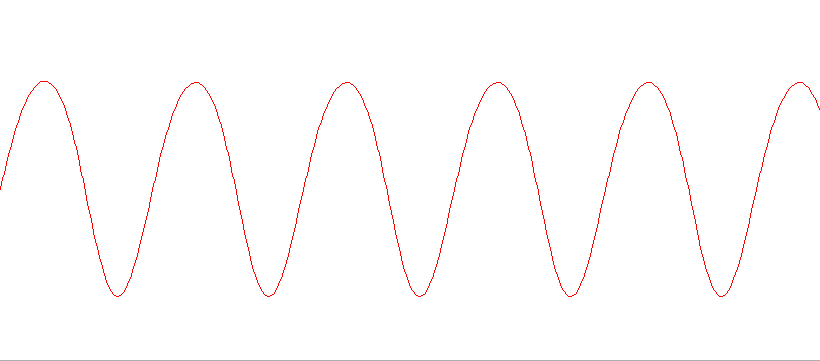
#> input picture images/target_a.png, 820 x 361 px
$ python main.py
#> lines starting #> are read from the running program, lines starting #| are printed output that depends on the picture; after the words box and inside, x2 and y2 are one past the last pixel; in counts of white or black regions, pixels touching at a corner belong together; long printed decimals are rounded
### img2vect.py
import cv2 as cv
import numpy as np

def load_binary_image(path: str):
    img = cv.imread(path)

    # HSV로 변경
    hsv = cv.cvtColor(img, cv.COLOR_BGR2HSV)

    # 명도(S)와 채도(V)가 20이상인 경우 색상(H) 값 평균 찾기
    msk = cv.inRange(hsv, (0, 20, 20), (179, 255, 255))

    h_val = hsv[:, :, 0]
    s_val = hsv[:, :, 1]
    v_val = hsv[:, :, 2]

    avg_h = np.mean(h_val[msk > 0])
    avg_s = np.mean(s_val[msk > 0])
    avg_v = np.mean(v_val[msk > 0])

    # 이미지 색 필터
    lw = (avg_h - 20, avg_s - avg_s // 20, avg_v - avg_s // 20) # 범위 값 설정
    up = (avg_h + 20, 255, 255)                                 # 범위 값 설정
    mask = cv.inRange(hsv, lw, up)
    img2 = cv.bitwise_and(img, img, mask=mask)

    # 이진화
    gr = cv.cvtColor(img2, cv.COLOR_RGB2GRAY)
    _, bi = cv.threshold(gr, 0, 100, cv.THRESH_BINARY)

    return bi

def get_graph_roi(img, connectivity=8):
    # stats: 추출된 객체의 위치(x, y), 가로세로 길이(w, h), 면적(area)
    cnt, _, stats, _ = cv.connectedComponentsWithStats(img, connectivity)

    # 가장 큰 면적을 가지는 객체 추출
    max_area = 0
    max_object = None

    for i in range(1, cnt): # 0번째는 원본 이미지
        x, y, w, h, area = stats[i]

        if area > max_area:
            max_object = stats[i]
            max_area = area

    return max_object

def image_to_vector(img):
    ret = []

    for i in range(img.shape[0]):
        # 픽셀이 보이는 위치(y)들을 구한 후, 해당 위치를 평균내어 리스트에 하나씩 추가
        ret.append(np.average(np.argwhere(img[:, i] > 0).reshape(-1)))

    return ret

# [18 lines left out: function calc_error, not called in this run]

### main.py
import img2vect
import cv2 as cv
import numpy as np

target = img2vect.load_binary_image('./images/target_a.png')
#> in load_binary_image, img is the input picture: shape (361, 820, 3); mean B, G, R 252.8, 252.8, 254.8
#> in load_binary_image, `hsv = cv.cvtColor(img, cv.COLOR_BGR2HSV)`: hsv: shape (361, 820, 3); mean H, S, V 0, 2, 254.8
#> in load_binary_image, `msk = cv.inRange(hsv, (0, 20, 20), (179, 255, 255))`: msk: shape (361, 820); 0.79% white in thin lines or dots, all inside (x1, y1, x2, y2) = (0, 81, 820, 297)
#> in load_binary_image, `h_val = hsv[:, :, 0]`: h_val: shape (361, 820); every value is 0
#> in load_binary_image, `v_val = hsv[:, :, 2]`: v_val: shape (361, 820); values 175 (black) and 255 (white), 99.7% white; black in thin lines or dots, all inside (x1, y1, x2, y2) = (0, 360, 820, 361)
#> in load_binary_image, `avg_h = np.mean(h_val[msk > 0])`: avg_h = 0
#> in load_binary_image, `avg_s = np.mean(s_val[msk > 0])`: avg_s = 255
#> in load_binary_image, `lw = (avg_h - 20, avg_s - avg_s // 20, avg_v - avg_s // 20)`: lw = (-20, 243, 243)
#> in load_binary_image, `up = (avg_h + 20, 255, 255)`: up = (20, 255, 255)
#> in load_binary_image, `img2 = cv.bitwise_and(img, img, mask=mask)`:
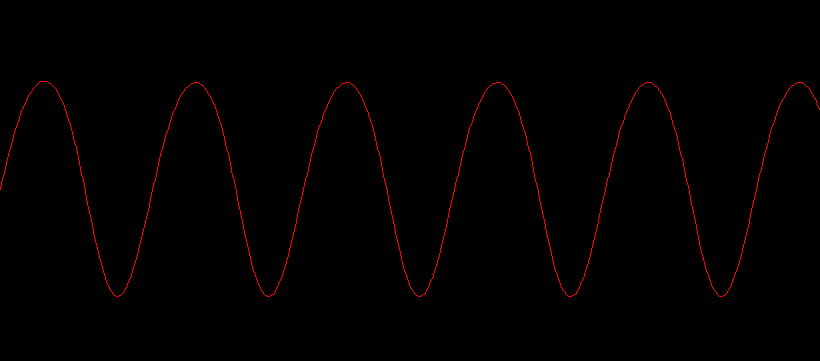
#> img2: shape (361, 820, 3); mean B, G, R 0, 0, 2
x, y, w, h, _ = img2vect.get_graph_roi(target, connectivity=8)
#> in get_graph_roi, `cnt, _, stats, _ = cv.connectedComponentsWithStats(img, connectivity)`: cnt = 2; stats = [[0, 0, 820, 361, 293672], [0, 81, 820, 216, 2348]]
#> the loop in get_graph_roi, `for i in range(1, cnt):` made 1 pass
#> (x, y, w, h, area, max_area) on pass 1: (0, 81, 820, 216, 2348, 2348)
#> after the loop in get_graph_roi, `for i in range(1, cnt):`: max_area = 2348
#> x = 0; y = 81; w = 820; h = 216
target_crop = target[y : y + h, x : x + w]
#> target_crop: shape (216, 820); values 0 (black) and 100 (white), 1.3% white in thin lines or dots
target_w = target_crop.shape[0]
#> target_w = 216
target_h = target_crop.shape[1]
#> target_h = 820

sample = img2vect.load_binary_image('./images/sample_a_01.jpeg')
#> call 2 of load_binary_image, with path = './images/sample_a_01.jpeg'
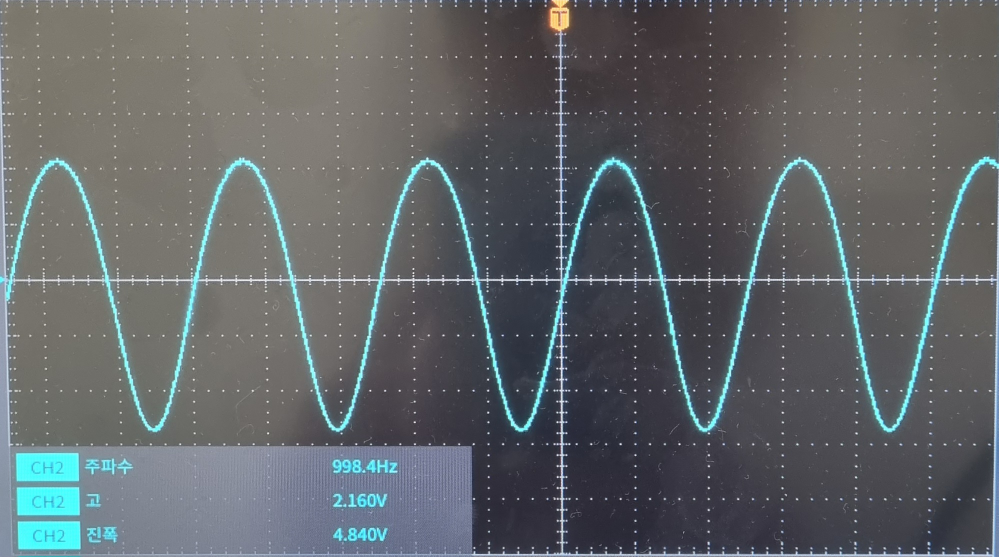
#> input picture images/sample_a_01.jpeg, 1997 x 1113 px (shown at 1/2 size)
#> in load_binary_image, img is the input picture: shape (1113, 1997, 3); mean B, G, R 103.7, 101, 96.6
#> in load_binary_image (call 2), `hsv = cv.cvtColor(img, cv.COLOR_BGR2HSV)`: hsv: shape (1113, 1997, 3); mean H, S, V 79.1, 33.9, 108
#> in load_binary_image (call 2), `msk = cv.inRange(hsv, (0, 20, 20), (179, 255, 255))`:
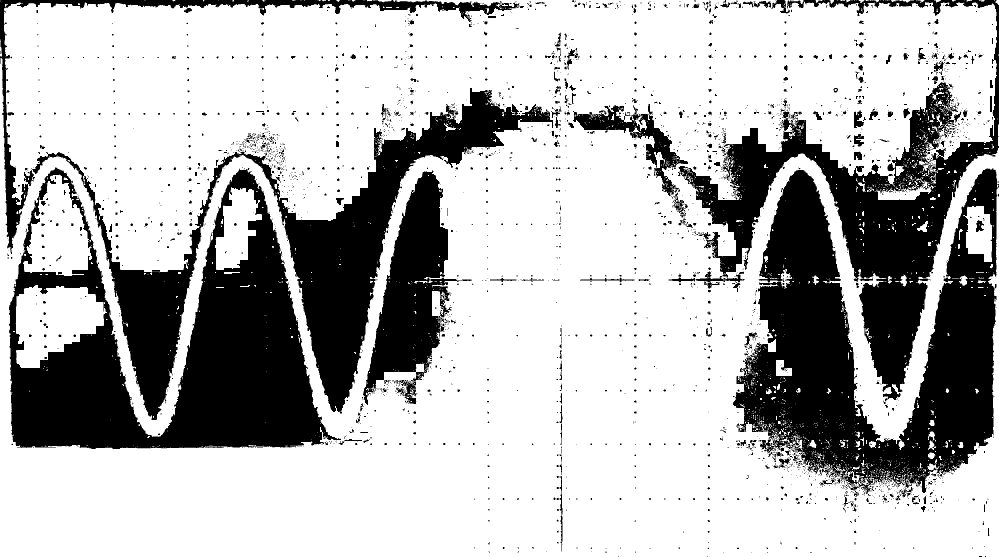
#> msk: shape (1113, 1997) (shown at 1/2 size); 71.3% white; 2722 black regions (2357 under 20 px), largest, box (x1, y1, x2, y2) and area: (1466, 337, 1994, 988) 160334, (18, 335, 682, 898) 157989, (63, 176, 1106, 840) 114480
#> in load_binary_image (call 2), `s_val = hsv[:, :, 1]`:
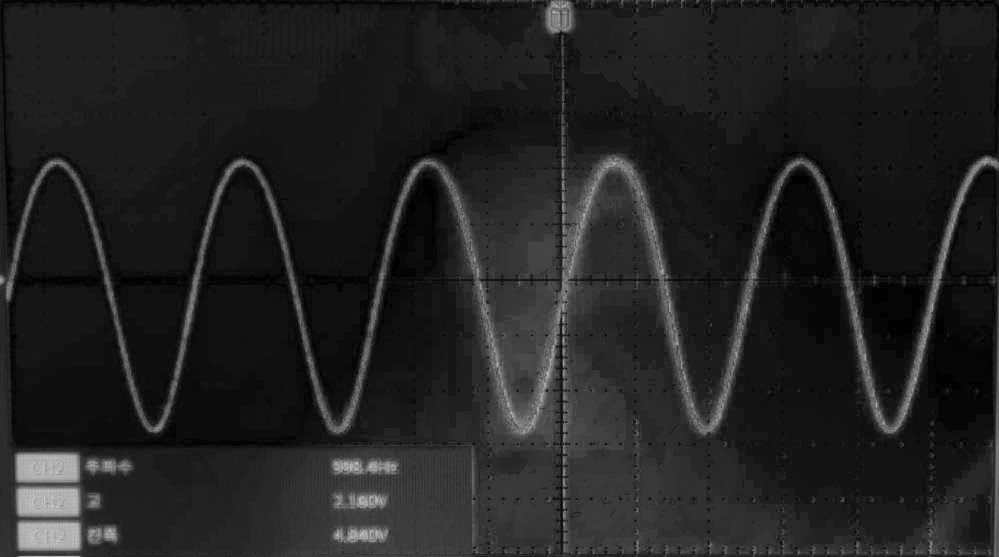
#> s_val: shape (1113, 1997) (shown at 1/2 size); min 0, max 212, mean 33.9
#> in load_binary_image (call 2), `v_val = hsv[:, :, 2]`:
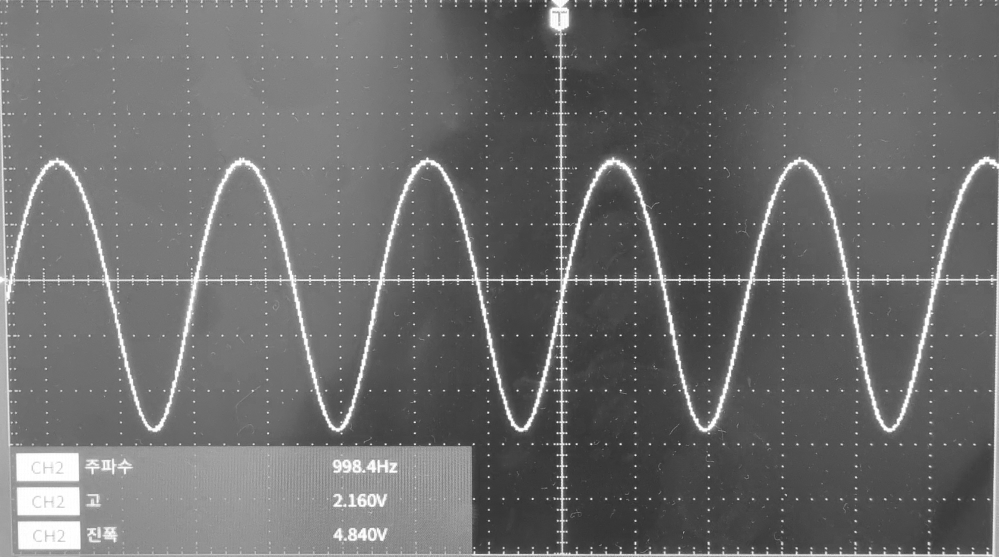
#> v_val: shape (1113, 1997) (shown at 1/2 size); min 40, max 255, mean 108
#> in load_binary_image (call 2), `avg_h = np.mean(h_val[msk > 0])`: avg_h = 83.88
#> in load_binary_image (call 2), `avg_s = np.mean(s_val[msk > 0])`: avg_s = 41.94
#> in load_binary_image (call 2), `avg_v = np.mean(v_val[msk > 0])`: avg_v = 109.4
#> in load_binary_image (call 2), `lw = (avg_h - 20, avg_s - avg_s // 20, avg_v - avg_s // 20)`: lw = (63.88, 39.94, 107.4)
#> in load_binary_image (call 2), `up = (avg_h + 20, 255, 255)`: up = (103.9, 255, 255)
#> in load_binary_image (call 2), `mask = cv.inRange(hsv, lw, up)`: mask: shape (1113, 1997); 6.3% white; 289 white regions (268 under 20 px), largest, box (x1, y1, x2, y2) and area: (0, 311, 1997, 868) 90285, (19, 897, 270, 1113) 38106, (661, 915, 797, 952) 3801
#> in load_binary_image (call 2), `gr = cv.cvtColor(img2, cv.COLOR_RGB2GRAY)`:
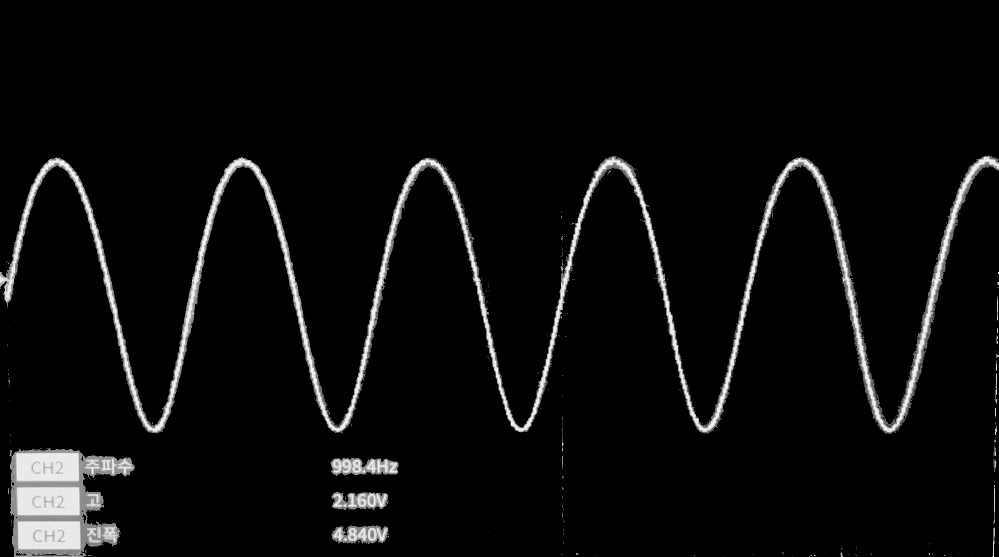
#> gr: shape (1113, 1997) (shown at 1/2 size); min 0, max 250, mean 11.5
x, y, w, h, _ = img2vect.get_graph_roi(sample, connectivity=8)
#> in get_graph_roi (call 2), `cnt, _, stats, _ = cv.connectedComponentsWithStats(img, connectivity)`: cnt = 290; stats = 290 rows, first 6: [0, 0, 1997, 1113, 2082323], [1635, 0, 1, 1, 1], [0, 311, 1997, 557, 90285], [880, 323, 2, 2, 2], [1254, 323, 1, 1, 1], [887, 330, 1, 1, 1]
#> the loop in get_graph_roi (call 2), `for i in range(1, cnt):` made 289 passes
#> (x, y, w, h, area, max_area) on pass 2: (0, 311, 1997, 557, 90285, 90285)
#> (x, y, w, h, area) on pass 7: (1214, 341, 8, 9, 24)
#> y = 311; w = 1997; h = 557
sample_crop = sample[y : y + h, x : x + w]
#> sample_crop: shape (557, 1997); values 0 (black) and 100 (white), 8.2% white; 210 white regions (201 under 20 px), largest, box (x1, y1, x2, y2) and area: (0, 0, 1997, 557) 90285, (1991, 435, 1995, 497) 124, (1994, 282, 1996, 330) 83
sample_crop = cv.resize(sample_crop, (target_h, target_w))
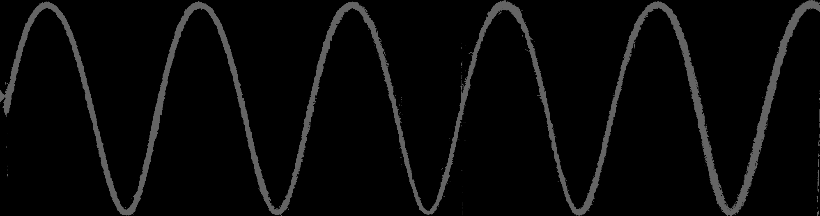
#> sample_crop: shape (216, 820); min 0, max 100, mean 8.2
# k = cv.getStructuringElement(cv.MORPH_RECT, (3, 3))
# sample_crop = cv.erode(sample_crop, k)

def calc_error(arr1: list, arr2: list, method: str = 'mse'):
    vec1 = np.array(arr1)
    vec2 = np.array(arr2)

    if vec1.shape != vec2.shape:
        raise ValueError("두 배열의 차원이 같아야 합니다.")

    ret = None
    if method == 'mse':
        ret = np.mean((vec1 - vec2) ** 2)
    elif method == 'mae':
        ret = np.mean(np.abs(vec1 - vec2))
    elif method == 'rmse':
        ret = np.sqrt(np.mean(vec1 - vec2) ** 2)
    else:
        raise ValueError("지원되지 않는 방법입니다.")

    return ret

print(target_crop)
#> (printed output is left out)
vec1 = img2vect.image_to_vector(target_crop)
#> after the loop in image_to_vector, `for i in range(img.shape[0]):`: ret = 216 values, max 215 at index 116, min 0 at index 40, mean 77.8
#> vec1 has the same summary as ret in image_to_vector
print(vec1, len(vec1))
#> (printed output is left out)
print(sample_crop)
#> (printed output is left out)
vec2 = img2vect.image_to_vector(sample_crop)
#> vec2 = 216 values, max 212 at index 126, min 4 at index 46, mean 80.85
print(vec2, len(vec2))
#> (printed output is left out)
print(calc_error(vec1, vec2, method='rmse'))
#> in calc_error, `vec1 = np.array(arr1)`: vec1 has the same summary as ret in image_to_vector
#> in calc_error, `ret = np.sqrt(np.mean(vec1 - vec2) ** 2)`: ret = 3.05
#| 3.052

cv.imshow('img1', target_crop)
cv.imshow('img2', sample_crop)
cv.waitKey()
cv.destroyAllWindows()
